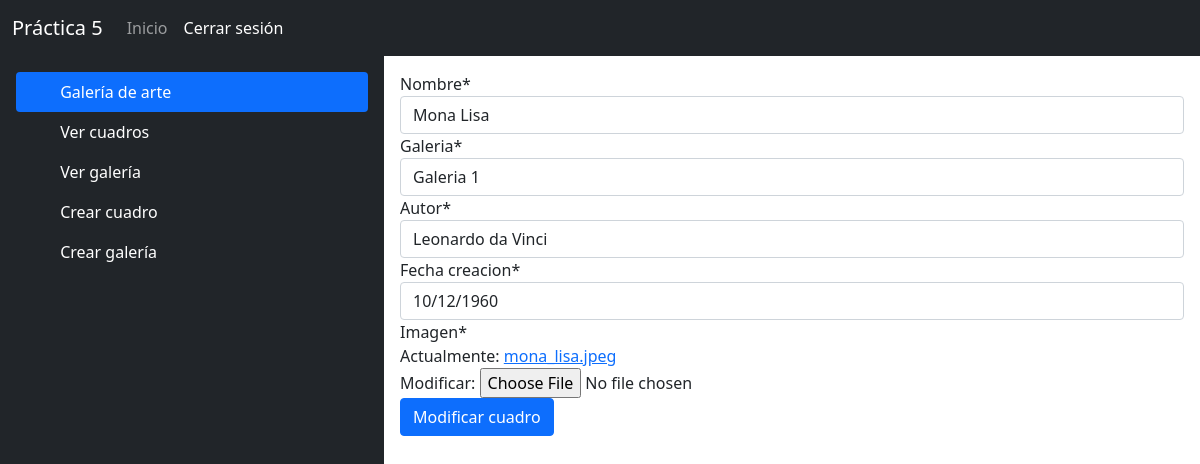
Page /modificar_cuadro/1 (signed in) on the committed database.
### galerias/models.py (models this page shows)
class Cuadro(models.Model):
    nombre = models.CharField(max_length=100)
    galeria = models.ForeignKey(Galeria, on_delete=models.CASCADE)
    autor = models.CharField(max_length=100)
    fecha_creacion = models.DateField(default=timezone.now)
    imagen = models.ImageField(default='default.jpg') # imagen del cuadro

class Galeria(models.Model):
    nombre = models.CharField(max_length=200)
    direccion = models.CharField(max_length=100)
    def __str__(self):
        return self.nombre

### galerias/views.py (the view)
# urls.py: path('modificar_cuadro/<int:n>', views.modificar_cuadro, name="modificar_cuadro"),
@staff_member_required
def modificar_cuadro(request, n):
    c = Cuadro.objects.get(id=n)
    form = CuadroForm(instance=c)
    if request.method == 'POST':
        form = CuadroForm(request.POST, request.FILES, instance=c)
        if form.is_valid():
            form.save()
            return redirect('ver_cuadro')
    return render(request, 'modificar_cuadro.html', {"form":form, "n":n})

### galerias/forms.py
class CuadroForm(forms.ModelForm):
    class Meta:
        model = Cuadro
        fields = ('nombre', 'galeria', 'autor', 'fecha_creacion', 'imagen')

### galerias/templates/modificar_cuadro.html (shortened to what this page needs)
{% extends 'index.html' %}
{% load crispy_forms_tags %}
{% block contenido %}
    <form method="POST" action="/modificar_cuadro/{{n}}" enctype="multipart/form-data">
        {{ form|crispy }}
        <button type="submit" class="btn btn-primary">Modificar cuadro</button>
    </form>
{% endblock %}

### rows in the picture
Cuadro: nombre "Mona Lisa", galeria "Galeria 1", autor "Leonardo da Vinci", fecha_creacion "10/12/1960"
